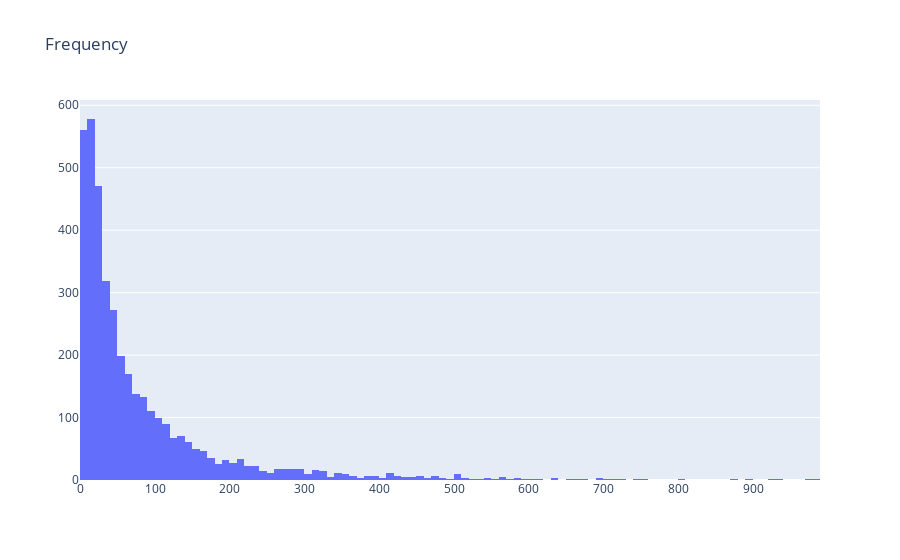

The code cell stored with this chart in its notebook:
### Code cell
#plot the histogram
plot_data = [
    go.Histogram(
        x=user.query('Frequency < 1000')['Frequency']
    )
]

plot_layout = go.Layout(
        title='Frequency'
    )
fig = go.Figure(data=plot_data, layout=plot_layout)
pyoff.iplot(fig)

### Figure 1 — Plotly figure (JSON) as saved in the notebook; plotly's stock layout.template omitted (floating-point values rounded to 4 significant figures; data arrays with more than 128 entries replaced by an {"elided": "..."} marker saying what was removed)
{"data": [{"type": "histogram", "x": {"elided": "3931 int values"}}], "layout": {"title": {"text": "Frequency"}}}
